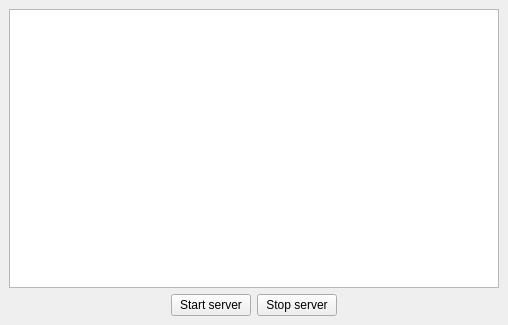
<?xml version="1.0" encoding="UTF-8"?>
<ui version="4.0">
 <class>MainWindow</class>
 <widget class="QMainWindow" name="MainWindow">
  <property name="geometry">
   <rect>
    <x>0</x>
    <y>0</y>
    <width>508</width>
    <height>325</height>
   </rect>
  </property>
  <property name="windowTitle">
   <string>MainWindow</string>
  </property>
  <widget class="QWidget" name="centralwidget">
   <layout class="QGridLayout" name="gridLayout">
    <item row="2" column="2">
     <widget class="QPushButton" name="pushButtonStopServer">
      <property name="text">
       <string>Stop server</string>
      </property>
     </widget>
    </item>
    <item row="2" column="1">
     <widget class="QPushButton" name="pushButtonStartServer">
      <property name="text">
       <string>Start server</string>
      </property>
     </widget>
    </item>
    <item row="2" column="0">
     <spacer name="horizontalSpacer">
      <property name="orientation">
       <enum>Qt::Horizontal</enum>
      </property>
      <property name="sizeHint" stdset="0">
       <size>
        <width>40</width>
        <height>20</height>
       </size>
      </property>
     </spacer>
    </item>
    <item row="2" column="3">
     <spacer name="horizontalSpacer_2">
      <property name="orientation">
       <enum>Qt::Horizontal</enum>
      </property>
      <property name="sizeHint" stdset="0">
       <size>
        <width>40</width>
        <height>20</height>
       </size>
      </property>
     </spacer>
    </item>
    <item row="0" column="0" colspan="4">
     <widget class="QTextEdit" name="textEditServerOutput">
      <property name="focusPolicy">
       <enum>Qt::ClickFocus</enum>
      </property>
      <property name="readOnly">
       <bool>true</bool>
      </property>
     </widget>
    </item>
   </layout>
  </widget>
 </widget>
 <resources/>
 <connections/>
</ui>
